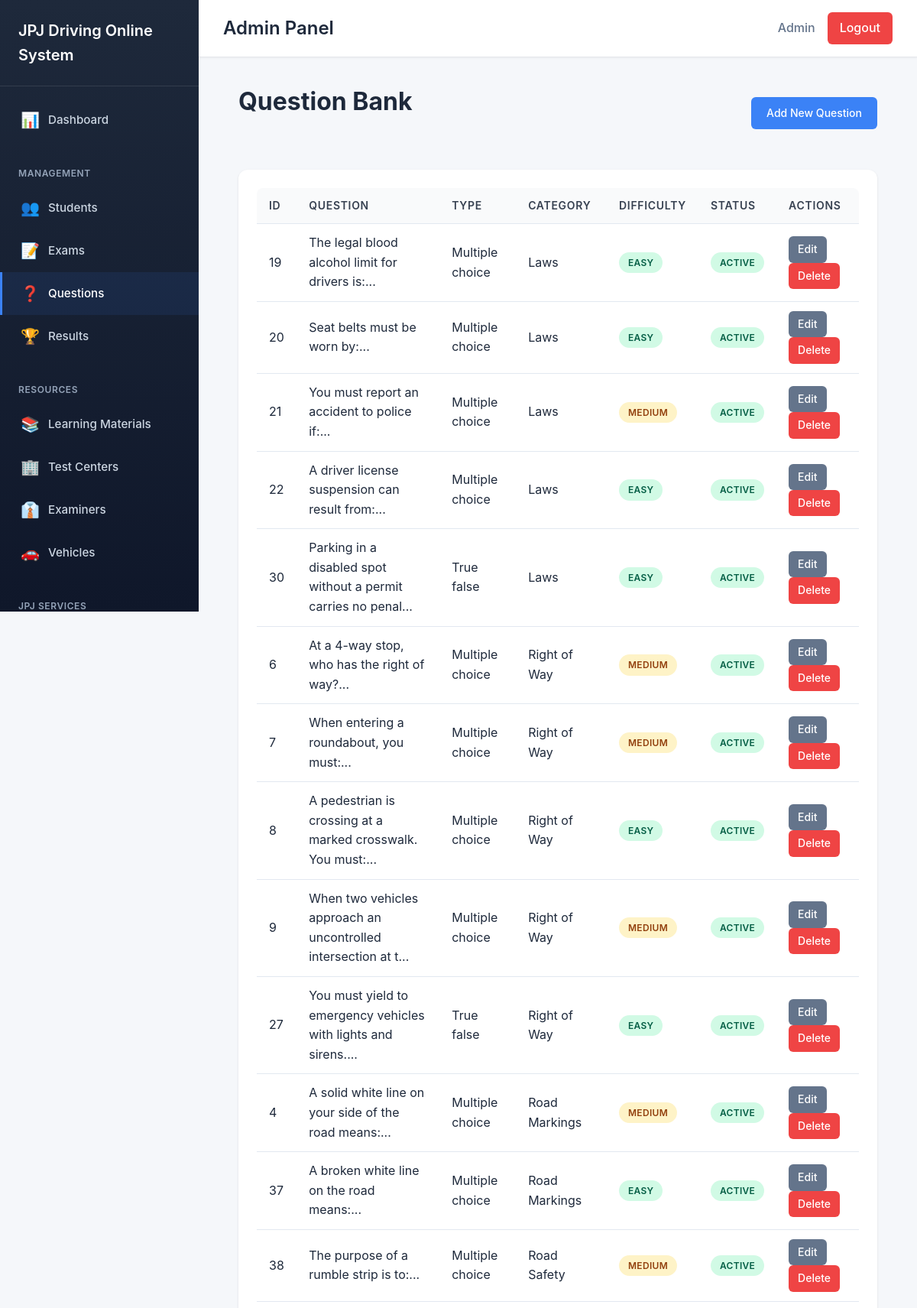
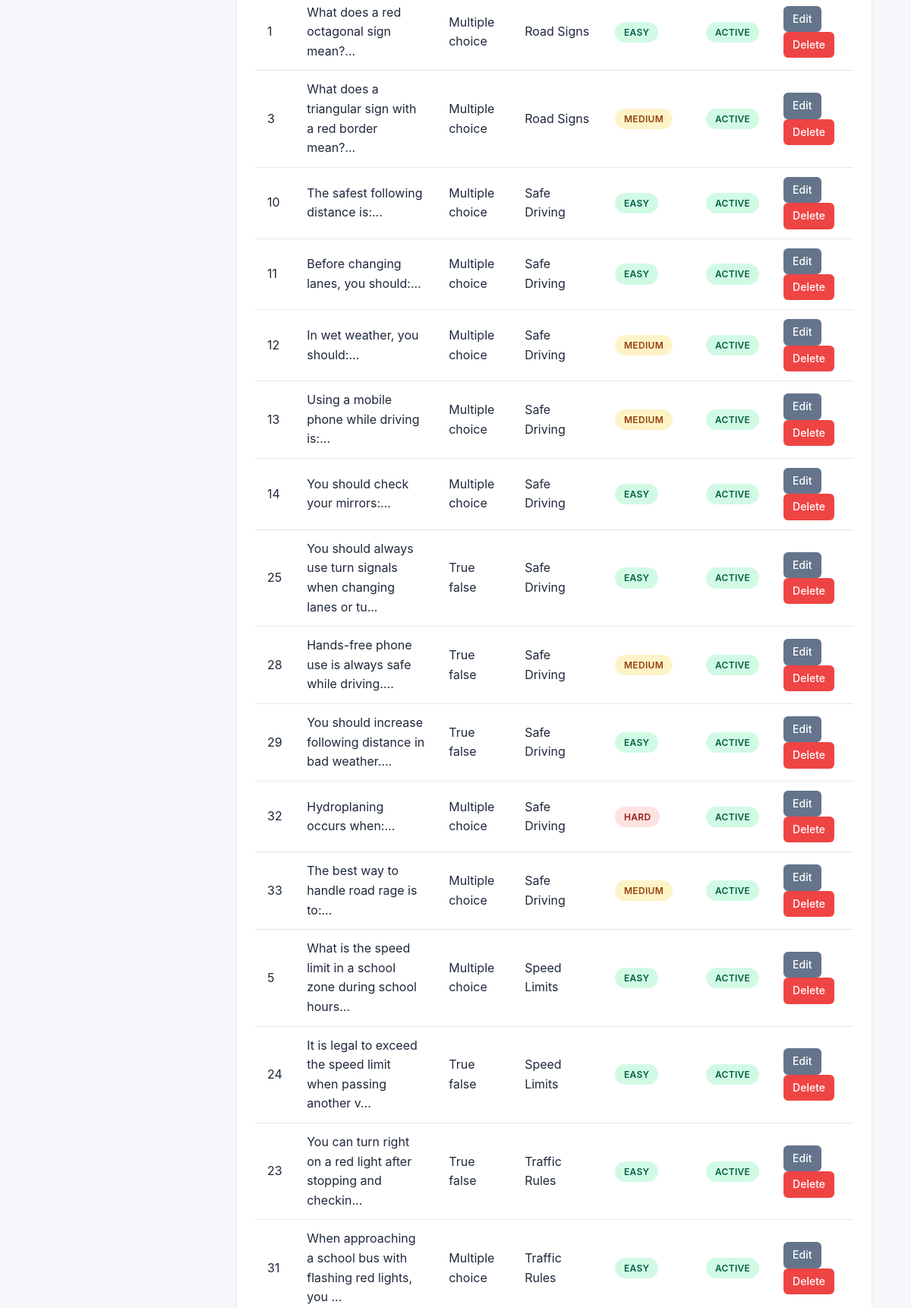
Screenshot of /admin/questions.php (signed in, upper part) with the database file from the repository (2 pictures, top to bottom).
### tables this page shows
CREATE TABLE IF NOT EXISTS questions (
    id INT AUTO_INCREMENT PRIMARY KEY,
    question_text TEXT NOT NULL,
    question_type ENUM('multiple_choice', 'true_false') DEFAULT 'multiple_choice',
    option_a VARCHAR(255),
    option_b VARCHAR(255),
    option_c VARCHAR(255),
    option_d VARCHAR(255),
    correct_answer VARCHAR(1) NOT NULL,
    explanation TEXT,
    category VARCHAR(100),
    difficulty ENUM('easy', 'medium', 'hard') DEFAULT 'medium',
    is_active BOOLEAN DEFAULT TRUE,
    created_at TIMESTAMP DEFAULT CURRENT_TIMESTAMP,
    updated_at TIMESTAMP DEFAULT CURRENT_TIMESTAMP ON UPDATE CURRENT_TIMESTAMP
);

### admin/questions.php (the view, shortened to what this page needs)
<?php
$database = new Database();
$conn = $database->getConnection();
$query = "SELECT * FROM questions ORDER BY category, created_at DESC";
$stmt = $conn->prepare($query);
$stmt->execute();
$questions = $stmt->fetchAll();
include 'includes/header.php';
?>
<div class="container">
    <div class="page-header">
        <h1 class="page-title">Question Bank</h1>
        <a href="question-create.php" class="btn btn-primary">Add New Question</a>
    </div>
    <div class="card">
        <table class="table">
            <thead>
                <tr>
                    <th>ID</th>
                    <th>Question</th>
                    <th>Type</th>
                    <th>Category</th>
                    <th>Difficulty</th>
                    <th>Status</th>
                    <th>Actions</th>
                </tr>
            </thead>
            <tbody>
                <?php foreach ($questions as $question): ?>
                    <tr>
                        <td><?php echo $question['id']; ?></td>
                        <td><?php echo htmlspecialchars(substr($question['question_text'], 0, 60)) . '...'; ?></td>
                        <td><?php echo ucfirst(str_replace('_', ' ', $question['question_type'])); ?></td>
                        <td><?php echo htmlspecialchars($question['category']); ?></td>
                        <td>
                            <span class="badge badge-<?php
                                echo $question['difficulty'] === 'easy' ? 'success' :
                                    ($question['difficulty'] === 'medium' ? 'warning' : 'danger');
                            ?>">
                                <?php echo ucfirst($question['difficulty']); ?>
                            </span>
                        </td>
                        <td>
                            <span class="badge badge-<?php echo $question['is_active'] ? 'success' : 'danger'; ?>">
                                <?php echo $question['is_active'] ? 'Active' : 'Inactive'; ?>
                            </span>
                        </td>
                        <td>
                            <a href="question-edit.php?id=<?php echo $question['id']; ?>" class="btn btn-sm btn-secondary">Edit</a>
                            <a href="question-delete.php?id=<?php echo $question['id']; ?>"
                               class="btn btn-sm btn-danger"
                               onclick="return confirm('Are you sure you want to delete this question?')">Delete</a>
                        </td>
                    </tr>
                <?php endforeach; ?>
            </tbody>
        </table>
    </div>
</div>
<?php include 'includes/footer.php'; ?>

### admin/includes/header.php (shortened to what this page needs)
<!DOCTYPE html>
<html lang="en">
<head>
    <link rel="stylesheet" href="../assets/css/style.css">
    <link rel="stylesheet" href="../assets/css/admin.css">
</head>
<body>
    <div class="admin-layout">
        <aside class="sidebar" id="sidebar">
            <div class="sidebar-header">
                <h2><?php echo SITE_NAME; ?></h2>
            </div>
            <nav class="sidebar-nav">
                <a href="dashboard.php" class="nav-item">
                    <span class="nav-icon">📊</span>
                    <span class="nav-text">Dashboard</span>
                </a>
                <div class="nav-section">Management</div>
                <a href="students.php" class="nav-item">
                    <span class="nav-icon">👥</span>
                    <span class="nav-text">Students</span>
                </a>
                <a href="exams.php" class="nav-item">
                    <span class="nav-icon">📝</span>
                    <span class="nav-text">Exams</span>
                </a>
                <a href="questions.php" class="nav-item">
                    <span class="nav-icon">❓</span>
                    <span class="nav-text">Questions</span>
                </a>
                <a href="results-manage.php" class="nav-item">
                    <span class="nav-icon">🏆</span>
                    <span class="nav-text">Results</span>
                </a>
                <div class="nav-section">Resources</div>
                <a href="learning-materials.php" class="nav-item">
                    <span class="nav-icon">📚</span>
                    <span class="nav-text">Learning Materials</span>
                </a>
                <a href="test-centers.php" class="nav-item">
                    <span class="nav-icon">🏢</span>
                    <span class="nav-text">Test Centers</span>
                </a>
                <a href="examiners.php" class="nav-item">
                    <span class="nav-icon">👔</span>
                    <span class="nav-text">Examiners</span>
                </a>
                <a href="vehicles.php" class="nav-item">
                    <span class="nav-icon">🚗</span>
                    <span class="nav-text">Vehicles</span>
                </a>
                <div class="nav-section">JPJ Services</div>
            </nav>
        </aside>
        <div class="main-wrapper">
            <header class="top-header">
                <div class="header-left">
                    <h1 class="header-title">Admin Panel</h1>
                </div>
                <div class="header-right">
                    <span class="admin-name">Admin</span>
                    <a href="../auth/logout.php" class="logout-btn">Logout</a>
                </div>
            </header>
            <main class="main-content">

### admin/includes/footer.php (shortened to what this page needs)
</main>
        </div>
    </div>
</body>
</html>

### assets/css/style.css (style rules this page uses)
* { margin: 0; padding: 0; box-sizing: border-box; }
:root { --primary-color: #2563eb; --primary-dark: #1e40af; --secondary-color: #64748b; --success-color: #10b981; --danger-color: #ef4444; --warning-color: #f59e0b; --background: #f8fafc; --surface: #ffffff; --text-primary: #1e293b; --text-secondary: #64748b; --border-color: #e2e8f0; --shadow: 0 1px 3px 0 rgba(0, 0, 0, 0.1); --shadow-lg: 0 10px 15px -3px rgba(0, 0, 0, 0.1); }
body { font-family: -apple-system, BlinkMacSystemFont, "Segoe UI", Roboto, "Helvetica Neue", Arial, sans-serif; background-color: var(--background); color: var(--text-primary); line-height: 1.6; }
.container { max-width: 1200px; margin: 0 auto; padding: 0 20px; }
.btn { display: inline-block; padding: 0.625rem 1.25rem; font-size: 0.875rem; font-weight: 500; text-align: center; text-decoration: none; border: none; border-radius: 0.375rem; cursor: pointer; transition: all 0.3s; }
.btn-primary { background-color: var(--primary-color); color: white; }
.btn-secondary { background-color: var(--secondary-color); color: white; }
.btn-danger { background-color: var(--danger-color); color: white; }
.btn-sm { padding: 0.375rem 0.75rem; font-size: 0.75rem; }
.card { background-color: var(--surface); border-radius: 0.5rem; padding: 1.5rem; box-shadow: var(--shadow); margin-bottom: 1.5rem; }
.table { width: 100%; border-collapse: collapse; background-color: var(--surface); border-radius: 0.5rem; overflow: hidden; }
.table thead { background-color: var(--background); }
.table th, .table td { padding: 0.875rem; text-align: left; border-bottom: 1px solid var(--border-color); }
.table th { font-weight: 600; color: var(--text-secondary); text-transform: uppercase; font-size: 0.75rem; letter-spacing: 0.05em; }
.badge { display: inline-block; padding: 0.25rem 0.625rem; font-size: 0.75rem; font-weight: 600; border-radius: 0.25rem; }
.badge-success { background-color: #d1fae5; color: #065f46; }
.badge-danger { background-color: #fee2e2; color: #991b1b; }
.badge-warning { background-color: #fef3c7; color: #92400e; }

### rows the page displays
questions: id "19", question_text "The legal blood alcohol limit for drivers is:", question_type "Multiple choice", category "Laws", difficulty "EASY", is_active "ACTIVE"
questions: id "20", question_text "Seat belts must be worn by:", question_type "Multiple choice", category "Laws", difficulty "EASY", is_active "ACTIVE"
questions: id "21", question_text "You must report an accident to police if:", question_type "Multiple choice", category "Laws", difficulty "MEDIUM", is_active "ACTIVE"
questions: id "22", question_text "A driver license suspension can result from:", question_type "Multiple choice", category "Laws", difficulty "EASY", is_active "ACTIVE"
questions: id "30", question_text "Parking in a disabled spot without a permit carries no penal", question_type "True false", category "Laws", difficulty "EASY", is_active "ACTIVE"
questions: id "6", question_text "At a 4-way stop, who has the right of way?", question_type "Multiple choice", category "Right of Way", difficulty "MEDIUM", is_active "ACTIVE"
questions: id "7", question_text "When entering a roundabout, you must:", question_type "Multiple choice", category "Right of Way", difficulty "MEDIUM", is_active "ACTIVE"
questions: id "8", question_text "A pedestrian is crossing at a marked crosswalk. You must:", question_type "Multiple choice", category "Right of Way", difficulty "EASY", is_active "ACTIVE"
questions: id "9", question_text "When two vehicles approach an uncontrolled intersection at t", question_type "Multiple choice", category "Right of Way", difficulty "MEDIUM", is_active "ACTIVE"
questions: id "27", question_text "You must yield to emergency vehicles with lights and sirens.", question_type "True false", category "Right of Way", difficulty "EASY", is_active "ACTIVE"
questions: id "4", question_text "A solid white line on your side of the road means:", question_type "Multiple choice", category "Road Markings", difficulty "MEDIUM", is_active "ACTIVE"
questions: id "37", question_text "A broken white line on the road means:", question_type "Multiple choice", category "Road Markings", difficulty "EASY", is_active "ACTIVE"
questions: id "38", question_text "The purpose of a rumble strip is to:", question_type "Multiple choice", category "Road Safety", difficulty "MEDIUM", is_active "ACTIVE"
questions: id "1", question_text "What does a red octagonal sign mean?", question_type "Multiple choice", category "Road Signs", difficulty "EASY", is_active "ACTIVE"
questions: id "3", question_text "What does a triangular sign with a red border mean?", question_type "Multiple choice", category "Road Signs", difficulty "MEDIUM", is_active "ACTIVE"
questions: id "10", question_text "The safest following distance is:", question_type "Multiple choice", category "Safe Driving", difficulty "EASY", is_active "ACTIVE"
questions: id "11", question_text "Before changing lanes, you should:", question_type "Multiple choice", category "Safe Driving", difficulty "EASY", is_active "ACTIVE"
questions: id "12", question_text "In wet weather, you should:", question_type "Multiple choice", category "Safe Driving", difficulty "MEDIUM", is_active "ACTIVE"
questions: id "13", question_text "Using a mobile phone while driving is:", question_type "Multiple choice", category "Safe Driving", difficulty "MEDIUM", is_active "ACTIVE"
questions: id "14", question_text "You should check your mirrors:", question_type "Multiple choice", category "Safe Driving", difficulty "EASY", is_active "ACTIVE"
questions: id "25", question_text "You should always use turn signals when changing lanes or tu", question_type "True false", category "Safe Driving", difficulty "EASY", is_active "ACTIVE"
questions: id "28", question_text "Hands-free phone use is always safe while driving.", question_type "True false", category "Safe Driving", difficulty "MEDIUM", is_active "ACTIVE"
questions: id "29", question_text "You should increase following distance in bad weather.", question_type "True false", category "Safe Driving", difficulty "EASY", is_active "ACTIVE"
questions: id "32", question_text "Hydroplaning occurs when:", question_type "Multiple choice", category "Safe Driving", difficulty "HARD", is_active "ACTIVE"
questions: id "33", question_text "The best way to handle road rage is to:", question_type "Multiple choice", category "Safe Driving", difficulty "MEDIUM", is_active "ACTIVE"
questions: id "5", question_text "What is the speed limit in a school zone during school hours", question_type "Multiple choice", category "Speed Limits", difficulty "EASY", is_active "ACTIVE"
questions: id "24", question_text "It is legal to exceed the speed limit when passing another v", question_type "True false", category "Speed Limits", difficulty "EASY", is_active "ACTIVE"
questions: id "23", question_text "You can turn right on a red light after stopping and checkin", question_type "True false", category "Traffic Rules", difficulty "EASY", is_active "ACTIVE"
questions: id "31", question_text "When approaching a school bus with flashing red lights, you", question_type "Multiple choice", category "Traffic Rules", difficulty "EASY", is_active "ACTIVE"

### other values shown
SITE_NAME "JPJ Driving Online System"
